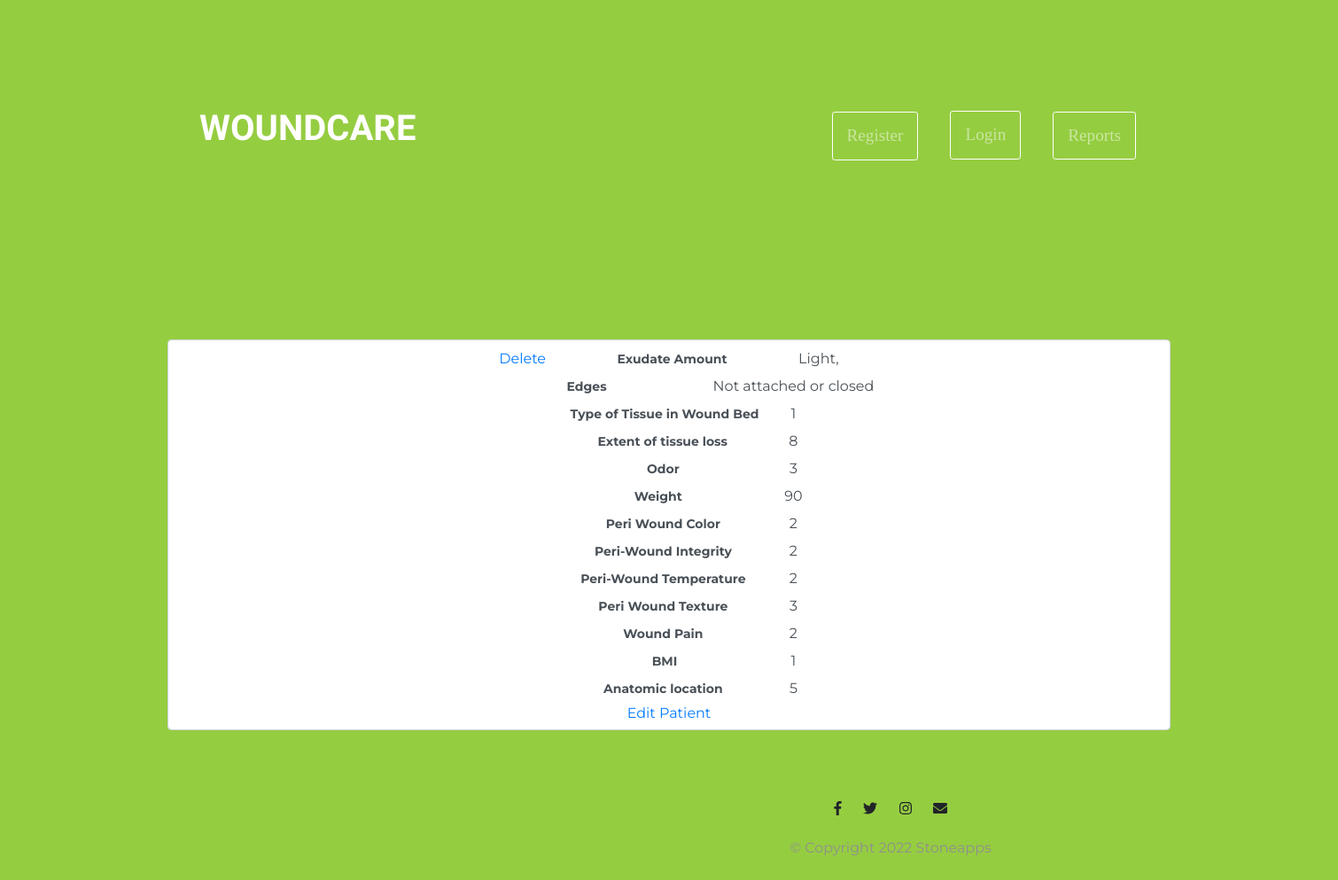
Screenshot of /all with the database file from the repository.
### main.py (models this page shows)
class CreatePatient(db.Model):
    __tablename__ = "patients"
    id = db.Column(db.Integer, primary_key=True)
    Clinic_Visit = db.Column(db.String(100), nullable=False)
    tissue_loss = db.Column(db.String(100), nullable=False)
    edges = db.Column(db.String(100), nullable=False)
    exudate_amount = db.Column(db.String(100), nullable=False)
    odor = db.Column(db.String(100), nullable=False)
    peri_wound = db.Column(db.String(100), nullable=False)
    wound_pain = db.Column(db.String(100), nullable=False)
    wound_integrity = db.Column(db.String(100), nullable=False)
    wound_temperature = db.Column(db.String(100), nullable=False)
    wound_texture = db.Column(db.String(100), nullable=False)
    weight = db.Column(db.String(100), nullable=False)
    bmi = db.Column(db.String(100), nullable=False)
    anatomic_location = db.Column(db.String(100), nullable=False)
    type_of_tissue = db.Column(db.String(100), nullable=False)

### main.py (the view)
@app.route('/all')
def all_patients():
    wound_patients = CreatePatient.query.all()
    return render_template('all-patients.html', wounds=wound_patients)

### templates/all-patients.html (shortened to what this page needs)
{% extends 'base.html' %}
{% import 'bootstrap/wtf.html' as wtf %}
{% block content %}
{% for wound in wounds %}
<div class="container fluid col-md-9" >
    <form style="width: 100%; ">
        <div class="row ">
        <div class="col-md-12 form-control form-control-md">
     <a href="{{ url_for('delete', id=wounds.id) }}" class="button">Delete</a>
                 <label for="Exudate" class="col-sm-3 col-form-label col-form-label-sm">Exudate Amount</label>
            <a>{{ wound.exudate_amount }},</a> <br>
            <label for="Edges" class="col-sm-3 col-form-label col-form-label-sm">Edges</label>
            <a>{{ wound.edges }}</a> <br>
            <label for="tissuetype" class="col-sm-3 col-form-label col-form-label-sm">Type of Tissue in Wound Bed</label>
            <a>{{wound.type_of_tissue}}</a><br>
            <label for="TissueLoss" class="col-sm-3 col-form-label col-form-label-sm">Extent of tissue loss</label>
            <a>{{wound.tissue_loss}}</a><br>
            <label for="Odor" class="col-sm-3 col-form-label col-form-label-sm">Odor</label>
            <a>{{ wound.odor }} </a><br>
            <label for="Weight" class="col-sm-3 col-form-label col-form-label-sm">Weight</label>
            <a>{{ wound.weight }} </a><br>
            <label for="PeriWound" class="col-sm-3 col-form-label col-form-label-sm">Peri Wound Color</label>
            <a>{{ wound.peri_wound }}</a><br>
            <label for="WoundIntegrity" class="col-sm-3 col-form-label col-form-label-sm">Peri-Wound Integrity</label>
            <a>{{wound.wound_integrity}}</a><br>
            <label for="WoundTemperature" class="col-sm-3 col-form-label col-form-label-sm">Peri-Wound Temperature</label>
            <a>{{wound.wound_temperature}}</a><br>
            <label for="WoundTexture" class="col-sm-3 col-form-label col-form-label-sm">Peri Wound Texture</label>
            <a>{{wound.wound_texture}}</a><br>
            <label for="WoundPain" class="col-sm-3 col-form-label col-form-label-sm">Wound Pain</label>
            <a>{{wound.wound_pain}}</a><br>
            <label for="BMI" class="col-sm-3 col-form-label col-form-label-sm">BMI</label>
            <a>{{wound.bmi}}</a><br>
            <label for="AnatomicLocation" class="col-sm-3 col-form-label col-form-label-sm">Anatomic location</label>
            {{wound.anatomic_location}} <br>
    <a href="{{ url_for('edit', id=wounds.id) }}" class="button">Edit Patient</a>
        </div>
        </div>
    </form>
    </div>
 {% endfor %}
<div style="
    padding-top: 30px;
    padding-bottom: 30px;
    margin-left: 500px;
    class="container-fluid bottom_page">
    {% include "footer.html"%}
</div>
{% endblock %}

### static/css/styles.css (style rules this page uses)
body { font-family: "Montserrat"; text-align: center; }
form { width: 100%; display: block; padding-top: 20px; }
label { font-weight: bold; }
.header_patients { background-color: #95CD41; width: 100%; }

### rows the page displays
CreatePatient: exudate_amount "Light", edges "Not attached or closed", type_of_tissue "1", tissue_loss "8", odor "3", weight "90", peri_wound "2", wound_integrity "2", wound_temperature "2", wound_texture "3", wound_pain "2", bmi "1", anatomic_location "5"
